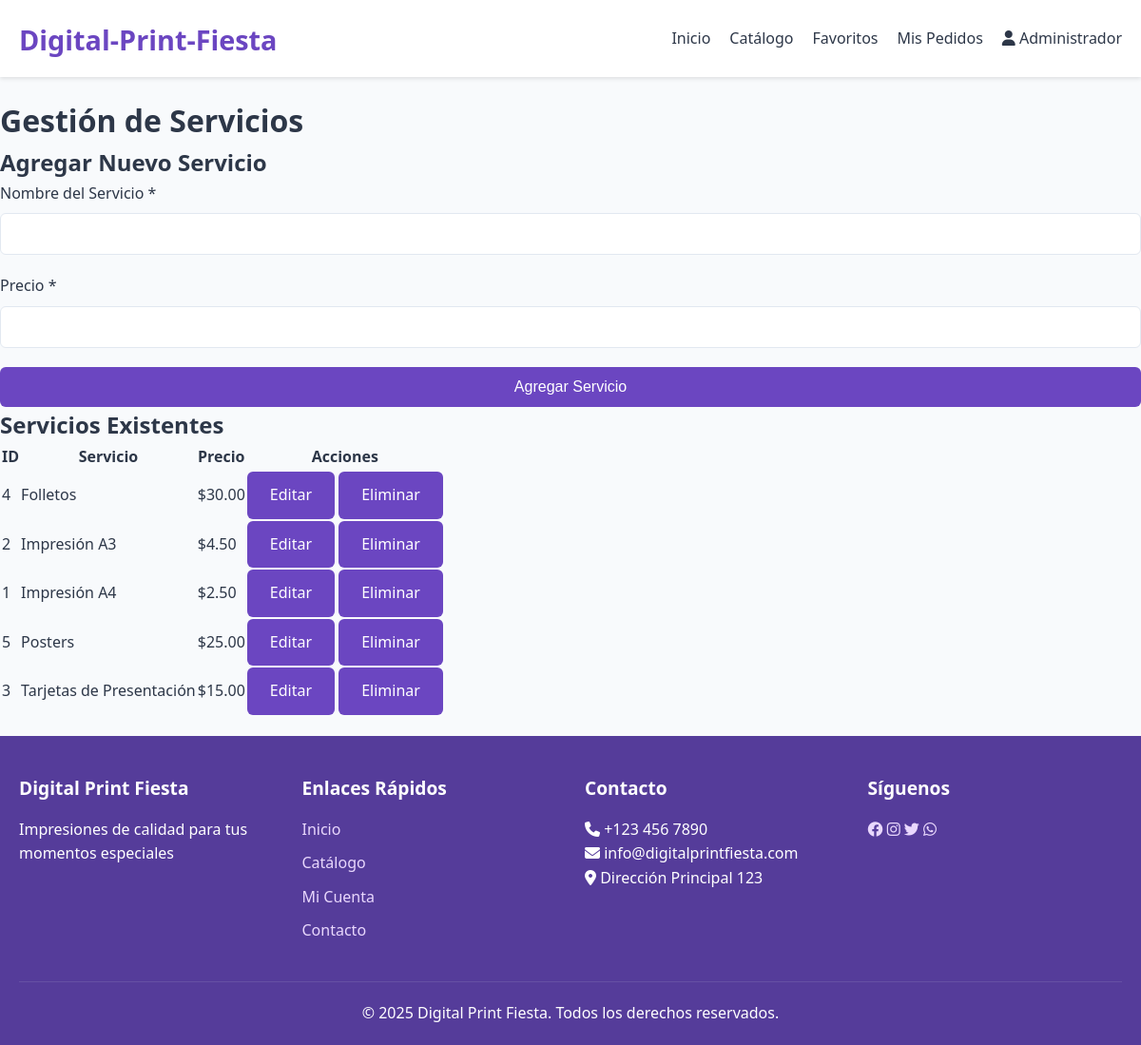
Screenshot of /admin/services.php (signed in) with the database file from the repository.
### tables this page shows
CREATE TABLE servicios (
    id INT AUTO_INCREMENT PRIMARY KEY,
    servicio VARCHAR(100) NOT NULL,
    precio DECIMAL(10,2) NOT NULL
);

### admin/services.php (the view, shortened to what this page needs)
<?php
$database = new Database();
$db = $database->getConnection();
$query = "SELECT * FROM servicios ORDER BY servicio";
$servicios = $db->query($query)->fetchAll(PDO::FETCH_ASSOC);
include '../includes/header.php';
?>
<div class="admin-container">
    <h1>Gestión de Servicios</h1>
    <div class="admin-form">
        <h2><?php echo isset($_GET['edit']) ? 'Editar Servicio' : 'Agregar Nuevo Servicio'; ?></h2>
        <?php
        $editing = false;
        $servicio_edit = null;
        ?>
        <form method="POST">
            <div class="form-group">
                <label for="servicio">Nombre del Servicio *</label>
                <input type="text" id="servicio" name="servicio" required
                       value="<?php echo $editing ? htmlspecialchars($servicio_edit['servicio']) : ''; ?>">
            </div>
            <div class="form-group">
                <label for="precio">Precio *</label>
                <input type="number" id="precio" name="precio" step="0.01" min="0" required
                       value="<?php echo $editing ? $servicio_edit['precio'] : ''; ?>">
            </div>
            <button type="submit" class="btn btn-block">
                <?php echo $editing ? 'Actualizar Servicio' : 'Agregar Servicio'; ?>
            </button>
        </form>
    </div>
    <div class="admin-list">
        <h2>Servicios Existentes</h2>
        <?php if (empty($servicios)): ?>
        <p>No hay servicios registrados.</p>
        <?php else: ?>
        <div class="table-responsive">
            <table class="admin-table">
                <thead>
                    <tr>
                        <th>ID</th>
                        <th>Servicio</th>
                        <th>Precio</th>
                        <th>Acciones</th>
                    </tr>
                </thead>
                <tbody>
                    <?php foreach ($servicios as $servicio): ?>
                    <tr>
                        <td><?php echo $servicio['id']; ?></td>
                        <td><?php echo htmlspecialchars($servicio['servicio']); ?></td>
                        <td>$<?php echo number_format($servicio['precio'], 2); ?></td>
                        <td>
                            <a href="services.php?edit=<?php echo $servicio['id']; ?>" class="btn">Editar</a>
                            <a href="services.php?delete=<?php echo $servicio['id']; ?>"
                               class="btn btn-danger"
                               onclick="return confirm('¿Estás seguro de que quieres eliminar este servicio?');">Eliminar</a>
                        </td>
                    </tr>
                    <?php endforeach; ?>
                </tbody>
            </table>
        </div>
        <?php endif; ?>
    </div>
</div>
<?php
include '../includes/footer.php';
?>

### assets/css/style.css (style rules this page uses)
:root { --primary-color: #6b46c1; --primary-light: #805ad5; --primary-dark: #553c9a; --accent-color: #9f7aea; --light-color: #e9d8fd; --text-color: #2d3748; --background-color: #f8fafc; --white: #ffffff; --gray-light: #e2e8f0; --success-color: #48bb78; --error-color: #f56565; --warning-color: #ed8936; }
* { margin: 0; padding: 0; box-sizing: border-box; }
body { font-family: 'Segoe UI', Tahoma, Geneva, Verdana, sans-serif; line-height: 1.6; color: var(--text-color); background-color: var(--background-color); }
.form-group { margin-bottom: 20px; }
.form-group label { display: block; margin-bottom: 8px; font-weight: 500; }
.form-group input, .form-group select, .form-group textarea { width: 100%; padding: 12px; border: 1px solid var(--gray-light); border-radius: 6px; font-size: 16px; transition: border-color 0.3s; }
.btn { display: inline-block; padding: 12px 24px; background-color: var(--primary-color); color: var(--white); border: none; border-radius: 6px; font-size: 16px; font-weight: 500; cursor: pointer; transition: background-color 0.3s; text-decoration: none; text-align: center; }
.btn-block { display: block; width: 100%; }

### rows the page displays
servicios: id "4", servicio "Folletos", precio "30.00"
servicios: id "2", servicio "Impresión A3", precio "4.50"
servicios: id "1", servicio "Impresión A4", precio "2.50"
servicios: id "5", servicio "Posters", precio "25.00"
servicios: id "3", servicio "Tarjetas de Presentación", precio "15.00"

### other values shown
$_SESSION['user_name'] "Administrador"
